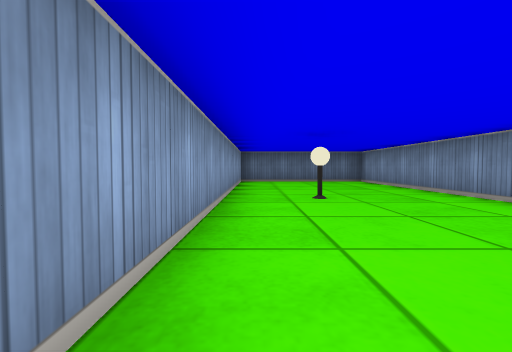
View 1 (above)

16 first-person views from a walk through a cub3D ray-caster map. The camera is about half as high as the walls, tilts 2° down and sees 90° across. The floor is counted in squares. Each view is taken from the middle of a square. On the plan, view 1 faces up. The plan holds only what a view shows up to about 9 squares ahead; the rest is blank.

View 2
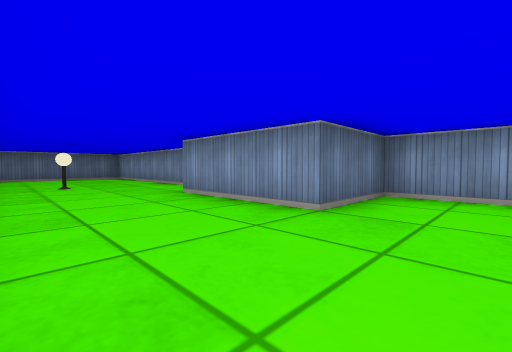

View 3
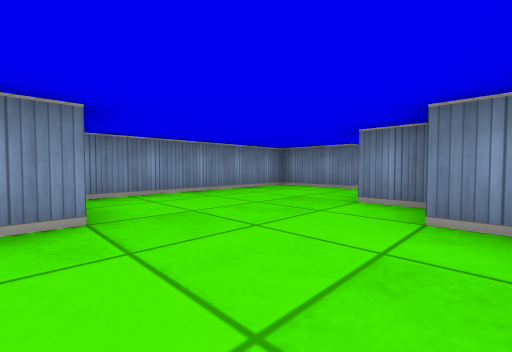

View 4
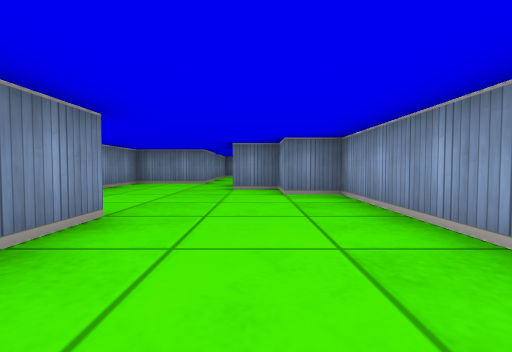

View 5
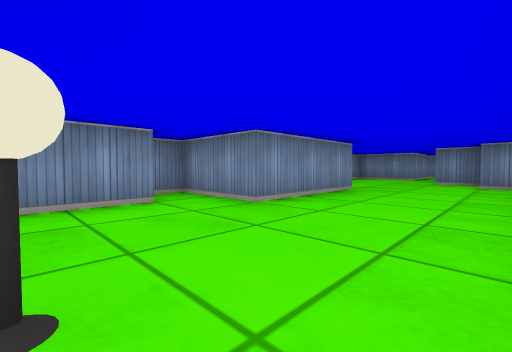

View 6
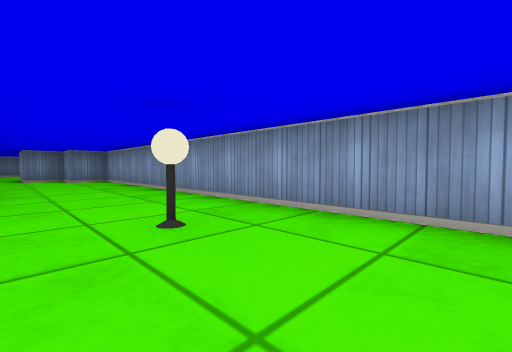

View 7
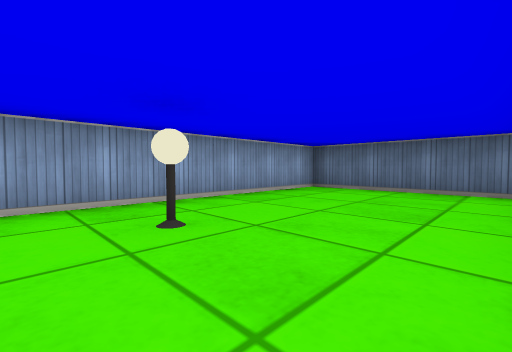

View 8
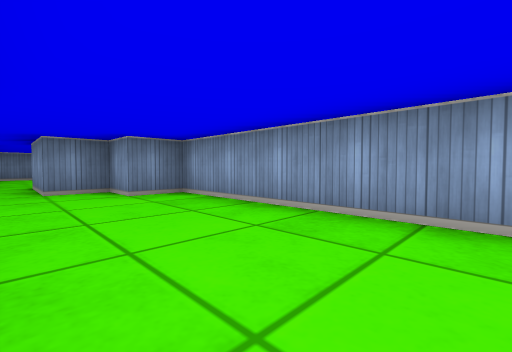

View 9
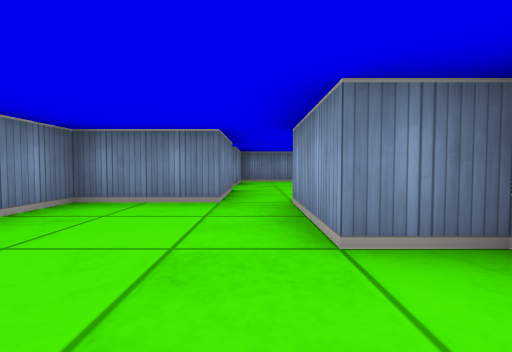

View 10
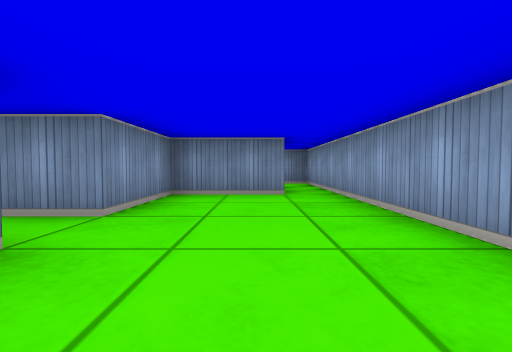

View 11
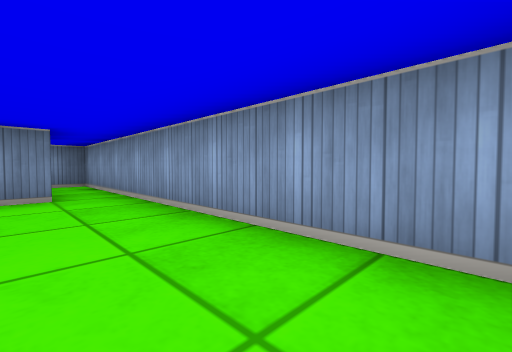

View 12
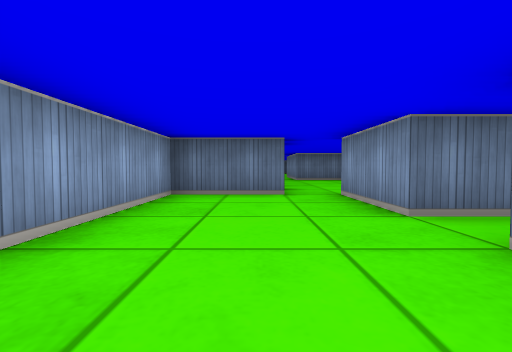

View 13
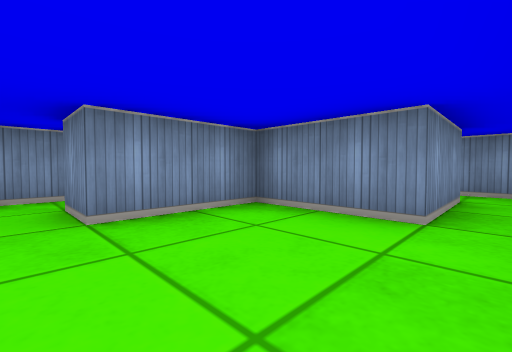

View 14
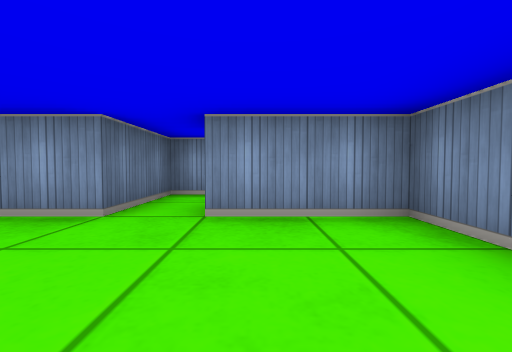

View 15
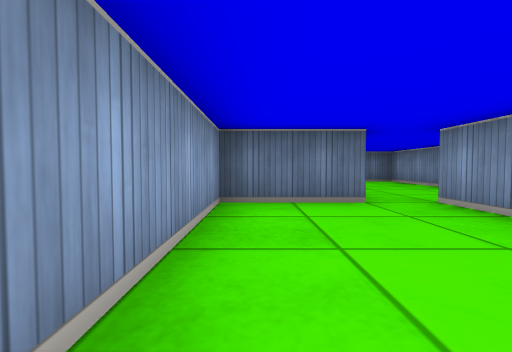

View 16
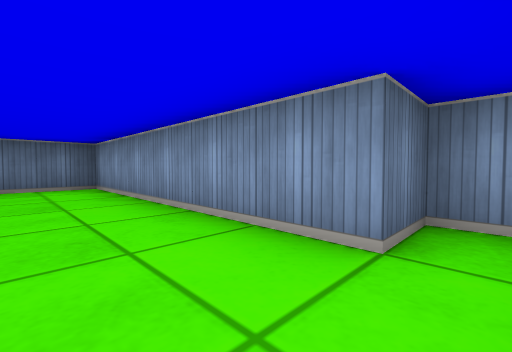

### Floor plan
Points are (right, up) in squares from view 1. A wall is a line through its corners. A room is listed if a view was taken in it or the views show most of it. See-through windows are left out.
Room 1 (views 1, 2, 3, 4, 5, 6, 7, 8, 9, 16)
walls: (2.5, -6.5) (4.5, -6.5) (4.5, -1.5) (2.5, -1.5) (2.5, 1.5) (4.5, 1.5) (4.5, 2.5) (3.5, 2.5) (3.5, 8.5) (-0.5, 8.5) (-0.5, -3.5) (0.5, -3.5) (0.5, -4.5) (1.5, -4.5) (1.5, -6.5)
ways out: opening at (2, -7) to room 2
objects: lamp (1, 4)
Room 2 (views 10, 11, 12, 13, 14, 15)
walls: (1.5, -6.5) (-0.5, -6.5) (-0.5, -13.5); (3.5, -8.5) (2.5, -8.5) (2.5, -6.5); (0.5, -13.5) (0.5, -11.5) (2.5, -11.5) (2.5, -9.5) (3.5, -9.5)
ways out: opening at (2, -7) to room 1; opening at (3, -9) to room 3; opening at (0, -12.5)
Room 3 (no view inside)
walls: (4.5, -9.8) (4.5, -8.5) (3.5, -8.5)
ways out: opening at (3, -9) to room 2; opening at (4, -10)

Where each view was taken, in squares from view 1:
view 1: 0 up, 0 right, facing up
view 2: 3 down, 0 right, facing up-right
view 3: 1 down, 0 right, facing down-right
view 4: 1 up, 1 right, facing down
view 5: 4 up, 0 right, facing down-right
view 6: 6 up, 2 right, facing down-left
view 7: 3 up, 3 right, facing up-left
view 8: 1 up, 2 right, facing down-left
view 9: 3 down, 2 right, facing down
view 10: 7 down, 1 right, facing down
view 11: 7 down, 1 right, facing down-left
view 12: 11 down, 1 right, facing up
view 13: 9 down, 0 right, facing down-right
view 14: 10 down, 0 right, facing right
view 15: 10 down, 0 right, facing up
view 16: 2 up, 2 right, facing up-right
